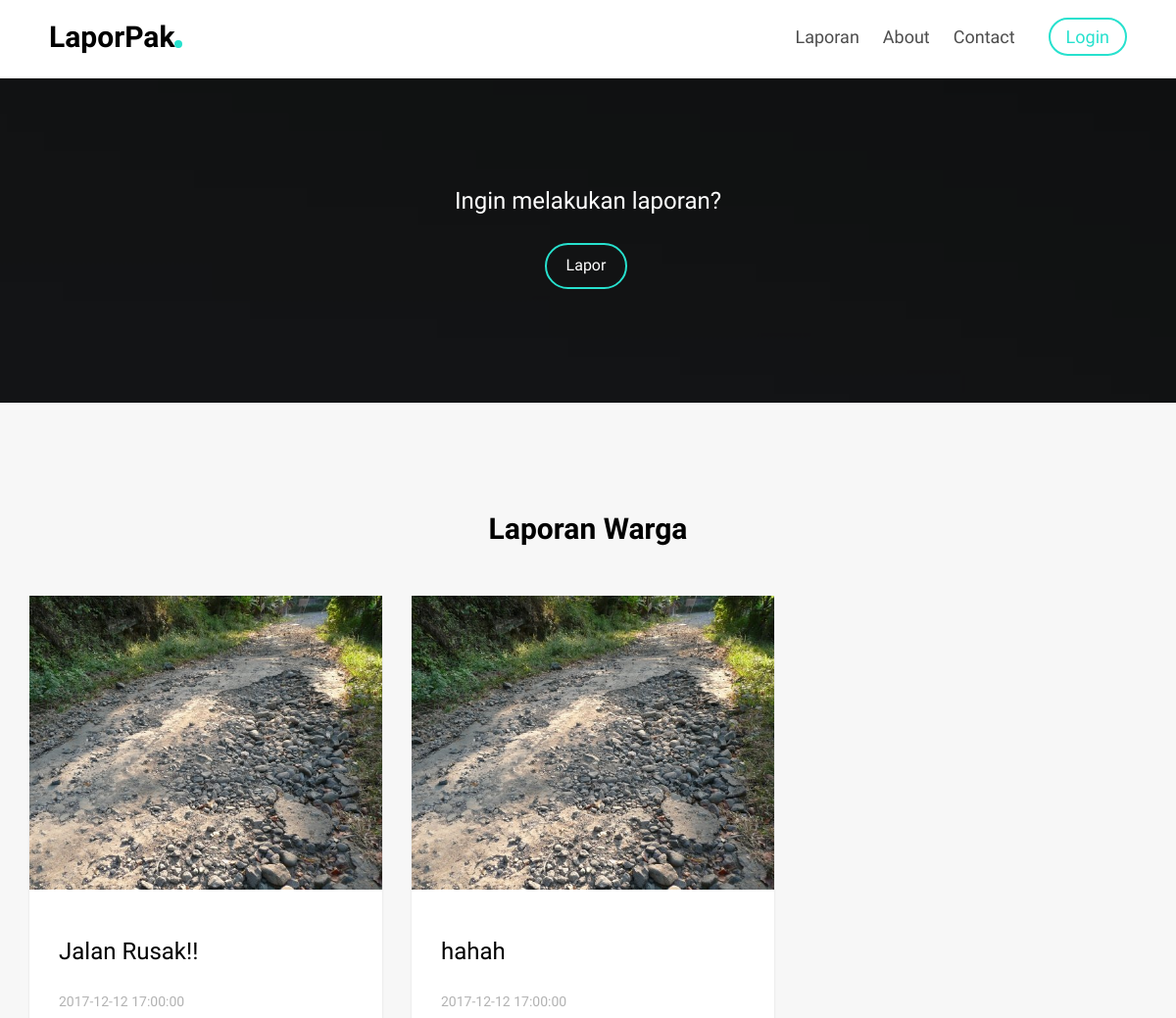
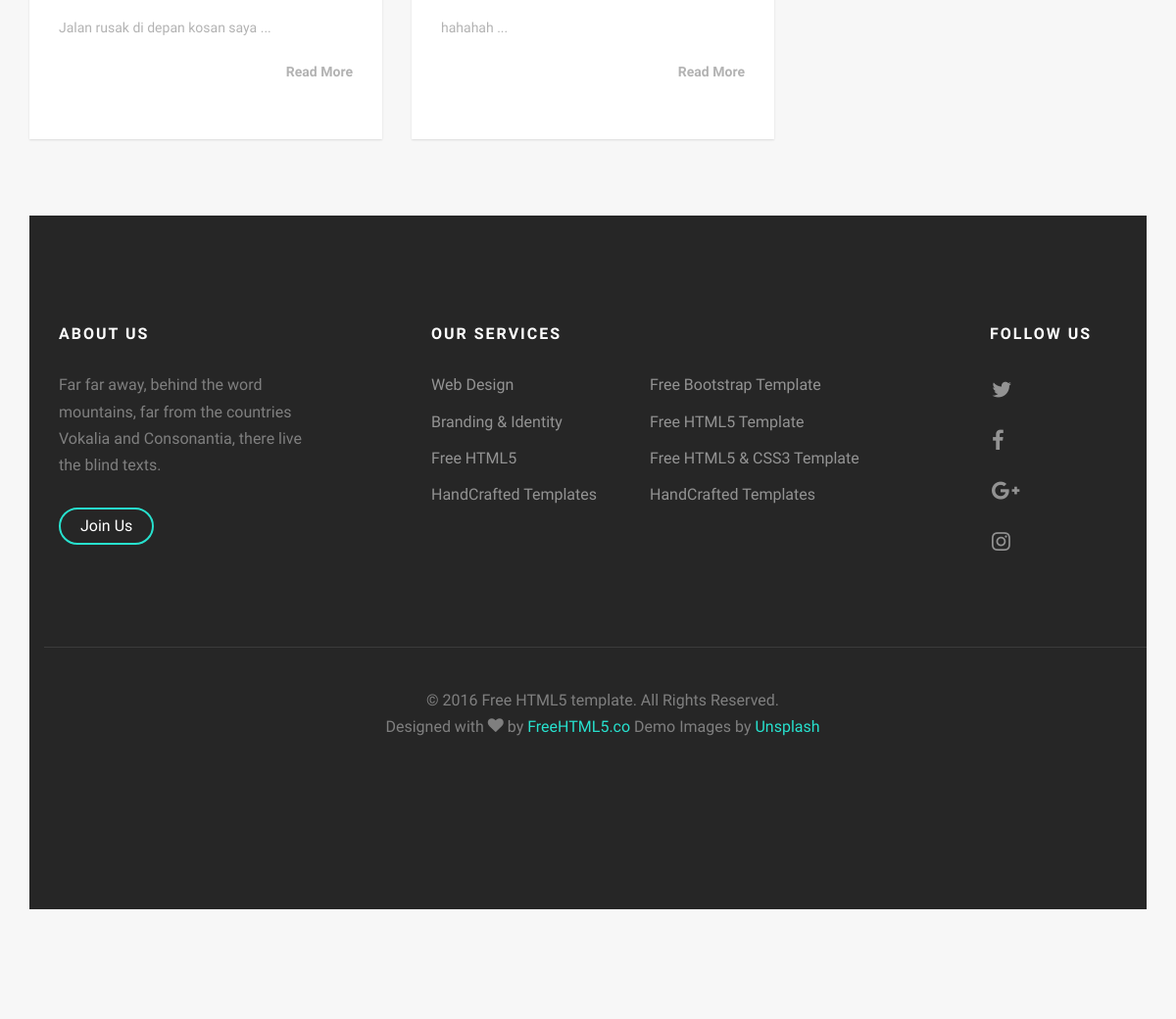
/index.php/list_laporan, run on the app's committed database (2 pictures, top to bottom).
### tables this page shows
CREATE TABLE IF NOT EXISTS `laporan` (
  `id_laporan` int(11) NOT NULL,
  `no_KTP` bigint(16) NOT NULL,
  `topik` text NOT NULL,
  `laporan` text NOT NULL,
  `tanggal` timestamp NULL DEFAULT NULL,
  `foto` varchar(100) NOT NULL,
  `status` int(11) NOT NULL
);

### application/controllers/list_laporan.php (called while the page is built, shortened)
<?php
class List_laporan extends CI_Controller {
  function __construct(){
    $this->load->library('session');
    $this->load->model('m_list');
  }
  public function index()
	{
    $this->load->database();
    $this->load->library('pagination');
    $config['per_page'] = 9;
    $from = $this->uri->segment(3);
    $data['lapor'] = $this->m_list->data($config['per_page'], $from);
		$this->load->view('v_list',$data);
	}
}

### index.php (called while the page is built, shortened)
<?php
require_once BASEPATH.'core/CodeIgniter.php';

### application/models/m_list.php (called while the page is built, shortened)
<?php
class M_list extends CI_Model {
  function data($number, $offset){
    return $query = $this->db->order_by('tanggal','DESC')->get('laporan',$number,$offset)->result();
  }
}

### application/views/v_list.php (the view, shortened to what this page needs)
<!DOCTYPE html>
 <html class="no-js">
	<head>
	<link rel="stylesheet" href="<?php echo base_url()?>assets/home/css/animate.css">
	<link rel="stylesheet" href="<?php echo base_url()?>assets/home/css/icomoon.css">
	<link rel="stylesheet" href="<?php echo base_url()?>assets/home/css/bootstrap.css">
	<link rel="stylesheet" href="<?php echo base_url()?>assets/home/css/flexslider.css">
	<link rel="stylesheet" href="<?php echo base_url()?>assets/home/css/style.css">
	</head>
	<body>
	<header id="fh5co-header" role="banner">
		<div class="container">
			<div class="header-inner">
				<h1><a href="<?php echo base_url()?>">LaporPak</a></h1>
				<nav role="navigation">
					<ul>
						<li><a href="<?php echo base_url()?>list_laporan">Laporan</a></li>
						<li><a href="#">About</a></li>
						<li><a href="#">Contact</a></li>
						<?php if($this->session->userdata('status') != "login"){ ?>
						<li class="cta"><a href="<?php echo base_url()?>login">Login</a></li>
						<?php }else{ ?>
						<li><a href="<?php echo base_url()?>profile">Profil</a></li>
						<li class="cta"><a href="<?php echo base_url()?>login/logout">Logout</a></li>
						<?php	} ?>
					</ul>
				</nav>
			</div>
		</div>
	</header>
		<div class="fh5co-cta" style="background-image: url(<?php echo base_url()?>assets/home/images/slide_1.jpg);">
			<div class="overlay"></div>
			<div class="container">
				<div class="col-md-12 text-center animate-box">
					<h3>Ingin melakukan laporan?</h3>
					<p><a href="<?php echo base_url()?>lapor" class="btn btn-primary btn-outline">Lapor</a></p>
				</div>
			</div>
		</div>
		<div id="fh5co-work-section" class="fh5co-light-grey-section">
		<div class="container">
			<div class="row">
				<div class="col-md-6 col-md-offset-3 text-center fh5co-heading animate-box">
					<h2>Laporan Warga</h2>
				</div>
			</div>
			<?php if(!$lapor){ ?>
				<div class="col-md-6 col-md-offset-3 text-center fh5co-heading animate-box">
					<h3>Belum ada laporan warga</h3>
				</div>
			<?php } else
							foreach($lapor as $data){  ?>
			<div class="row">
				<div class="col-md-4 animate-box">
					<a href="<?php echo base_url()?>detail/index/<?php echo $data->id_laporan;?>" class="item-grid">
						<div class="image" style="background-image: url(<?php echo base_url();?>gambar/<?php echo $data->foto;?>)"></div>
						<div class="v-align">
							<div class="v-align-middle">
								<h3 class="title"><?php echo $data->topik; ?></h3>
								<h5 class="date"><span><?php echo $data->tanggal; ?></span></h5>
								<h5><?php echo substr($data->laporan,0,50)." ..." ?></h5>
								<h5 align="right"><b><?php echo "Read More"?></b></h5>
							</div>
						</div>
					</a>
				</div>
			<?php } ?>
		</div>
	</div>
	<footer id="fh5co-footer" role="contentinfo">
		<div class="container">
			<div class="col-md-3 col-sm-12 col-sm-push-0 col-xs-12 col-xs-push-0">
				<h3>About Us</h3>
				<p>Far far away, behind the word mountains, far from the countries Vokalia and Consonantia, there live the blind texts. </p>
				<p><a href="#" class="btn btn-primary btn-outline with-arrow btn-sm">Join Us <i class="icon-arrow-right"></i></a></p>
			</div>
			<div class="col-md-6 col-md-push-1 col-sm-12 col-sm-push-0 col-xs-12 col-xs-push-0">
				<h3>Our Services</h3>
				<ul class="float">
					<li><a href="#">Web Design</a></li>
					<li><a href="#">Branding &amp; Identity</a></li>
					<li><a href="#">Free HTML5</a></li>
					<li><a href="#">HandCrafted Templates</a></li>
				</ul>
				<ul class="float">
					<li><a href="#">Free Bootstrap Template</a></li>
					<li><a href="#">Free HTML5 Template</a></li>
					<li><a href="#">Free HTML5 &amp; CSS3 Template</a></li>
					<li><a href="#">HandCrafted Templates</a></li>
				</ul>
			</div>
			<div class="col-md-2 col-md-push-1 col-sm-12 col-sm-push-0 col-xs-12 col-xs-push-0">
				<h3>Follow Us</h3>
				<ul class="fh5co-social">
					<li><a href="#"><i class="icon-twitter"></i></a></li>
					<li><a href="#"><i class="icon-facebook"></i></a></li>
					<li><a href="#"><i class="icon-google-plus"></i></a></li>
					<li><a href="#"><i class="icon-instagram"></i></a></li>
				</ul>
			</div>
			<div class="col-md-12 fh5co-copyright text-center">
				<p>&copy; 2016 Free HTML5 template. All Rights Reserved. <span>Designed with <i class="icon-heart"></i> by <a href="http://freehtml5.co/" target="_blank">FreeHTML5.co</a> Demo Images by <a href="http://unsplash.com/" target="_blank">Unsplash</a></span></p>
			</div>
		</div>
	</footer>
	</div>
	</body>
</html>

### assets/home/css/icomoon.css (style rules this page uses)
[class^="icon-"], [class*=" icon-"] { font-family: 'icomoon' !important; speak: none; font-style: normal; font-weight: normal; font-variant: normal; text-transform: none; line-height: 1; -webkit-font-smoothing: antialiased; -moz-osx-font-smoothing: grayscale; }
.icon-heart:before { content: "\f004"; }
.icon-twitter:before { content: "\f099"; }
.icon-facebook:before { content: "\f09a"; }
.icon-google-plus:before { content: "\f0d5"; }
.icon-instagram:before { content: "\f16d"; }

### data on the page
laporan: foto (picture), topik "Jalan Rusak!!", tanggal "2017-12-12 17:00:00", laporan "Jalan rusak di depan kosan saya"
laporan: foto (picture), topik "hahah", tanggal "2017-12-12 17:00:00", laporan "hahahah"
